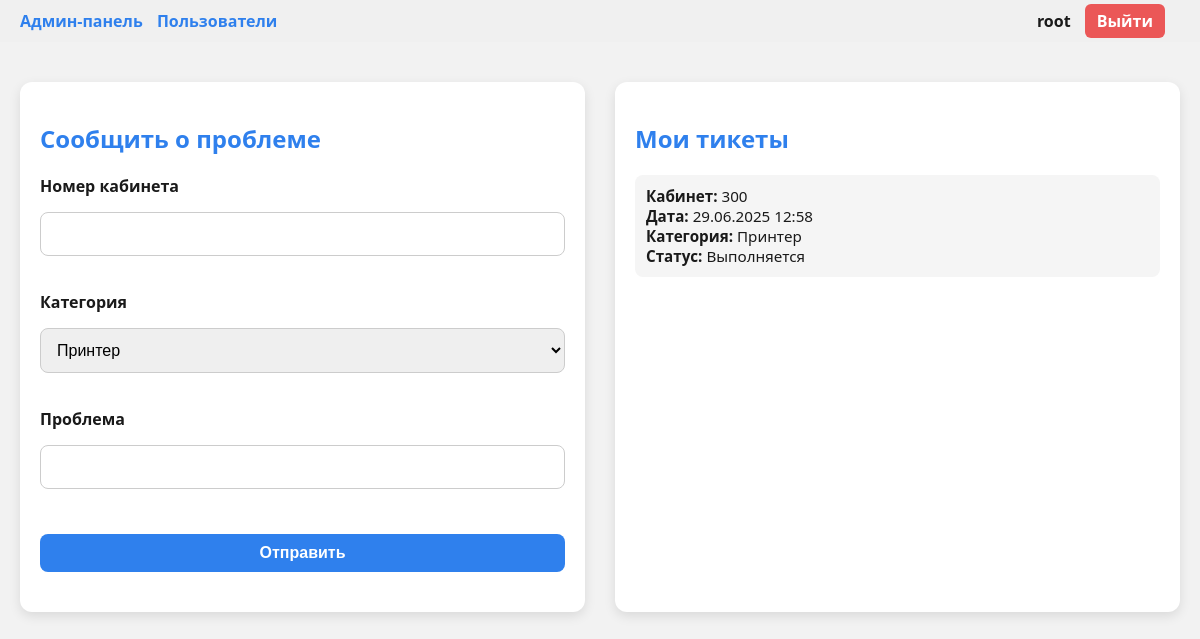
The app's page /submit (signed in), older data.
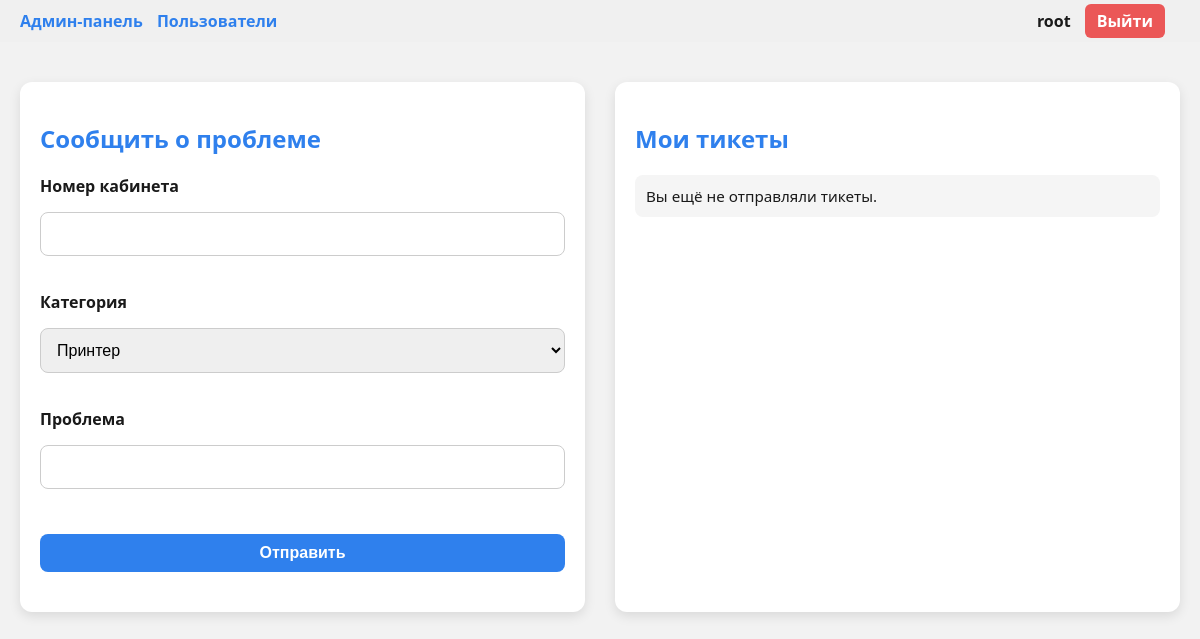
The same page, newer data.
### app/models.py (models this page shows, shortened)
class User(UserMixin, db.Model):
    id = db.Column(db.Integer, primary_key=True)
    username = db.Column(db.String(64), unique=True, nullable=False)
    password = db.Column(db.String(128), nullable=False)
    is_admin = db.Column(db.Boolean, default=False)
    is_super = db.Column(db.Boolean, default=False)
    admin_assigned_at = db.Column(db.DateTime, nullable=True)
    tickets = db.relationship('Ticket', backref='user', cascade="all, delete", passive_deletes=True)

class Ticket(db.Model):
    id = db.Column(db.Integer, primary_key=True)
    room = db.Column(db.String(10), nullable=False)
    category = db.Column(db.String(20), nullable=False)
    problem = db.Column(db.Text, nullable=False)
    timestamp = db.Column(db.DateTime, default=datetime.utcnow)
    status = db.Column(db.String(20), default='Выполняется')
    user_id = db.Column(db.Integer, db.ForeignKey('user.id'), nullable=False)

### app/routes.py (the view, shortened to what this page needs)
@routes_bp.route('/submit', methods=['GET', 'POST'])
@login_required
def submit_ticket():
    form = SubmitTicketForm()
    success = request.args.get('success') == '1'
    my_tickets = Ticket.query.filter_by(user_id=current_user.id).order_by(Ticket.timestamp.desc()).limit(10).all()
    return render_template('submit.html', form=form, my_tickets=my_tickets, success=success)

### app/forms.py
class SubmitTicketForm(FlaskForm):
    room = StringField("Номер кабинета", validators=[DataRequired()])
    category = SelectField("Категория", choices=[
        ('Принтер', 'Принтер'),
        ('Компьютер', 'Компьютер'),
        ('Смартфон', 'Смартфон'),
        ('Интернет', 'Интернет'),
        ('Доска', 'Доска'),
        ('Проектор', 'Проектор'),
        ('Иное', 'Иное'),
    ], validators=[DataRequired()])
    problem = StringField("Проблема", validators=[DataRequired()])
    submit = SubmitField("Отправить")

### app/__init__.py (called while the page is built)
def create_app():
    TEMPLATE_DIR = os.path.join(os.path.dirname(basedir), "templates")
    STATIC_DIR = os.path.join(os.path.dirname(basedir), "static")
    app = Flask(__name__, template_folder=TEMPLATE_DIR, static_folder=STATIC_DIR)
    app.config.from_object(Config)
    db.init_app(app)
    login_manager.init_app(app)
    socketio.init_app(app)
    @login_manager.user_loader
    def load_user(user_id):
        from app.models import User  # импорт здесь, чтобы избежать циклической зависимости
        return User.query.get(int(user_id))
    with app.app_context():
        from app import models  # 👈 импорт только здесь!
        db.create_all()
    from app.routes import routes_bp
    app.register_blueprint(routes_bp)
    return app, socketio

### templates/submit.html (shortened to what this page needs)
<!DOCTYPE html>
<html lang="ru">
<head>
  <link rel="stylesheet" href="{{ url_for('static', filename='submit.css') }}">
</head>
<body>
  {% include 'topbar.html' %}
  <div class="main-container">
    <div class="left-form card">
      <h2>Сообщить о проблеме</h2>
      <form method="POST">
        <div class="form-group">
          {{ form.room.label }} {{ form.room() }}
        </div>
        <div class="form-group">
          {{ form.category.label }} {{ form.category() }}
        </div>
        <div class="form-group">
          {{ form.problem.label }} {{ form.problem() }}
        </div>
        {{ form.submit(class="submit-btn") }}
      </form>
    </div>
    <div class="right-history card">
      <h3>Мои тикеты</h3>
      <ul class="ticket-history">
        {% for ticket in my_tickets %}
        <li class="ticket-item {% if ticket.status == 'Выполнено' %}done{% endif %}" data-id="{{ ticket.id }}">
          <div><strong>Кабинет:</strong> {{ ticket.room }}</div>
          <div><strong>Дата:</strong> {{ ticket.timestamp.strftime('%d.%m.%Y %H:%M') }}</div>
          <div><strong>Категория:</strong> {{ ticket.category }}</div>
          <div class="ticket-status"><strong>Статус:</strong> <span>{{ ticket.status }}</span></div>
        </li>
        {% else %}
        <li>Вы ещё не отправляли тикеты.</li>
        {% endfor %}
      </ul>
    </div>
  </div>
</body>
</html>

### templates/topbar.html (shortened to what this page needs)
{% if request.endpoint not in ['routes_bp.login', 'routes_bp.register'] %}
  <div class="topbar">
    <div class="left-links">
      {% if current_user.is_authenticated %}
        {% if current_user.is_admin and request.endpoint != 'routes_bp.admin_panel' %}
          <a href="{{ url_for('routes_bp.admin_panel') }}" class="topbar-btn">Админ-панель</a>
        {% endif %}
        {% if current_user.is_super and request.endpoint != 'routes_bp.users' %}
          <a href="{{ url_for('routes_bp.users') }}" class="topbar-btn">Пользователи</a>
        {% endif %}
      {% endif %}
    </div>
    <div class="right-links">
      {% if current_user.is_authenticated %}
        <span class="username">{{ current_user.username }}</span>
        <a href="{{ url_for('routes_bp.logout') }}" class="logout-btn">Выйти</a>
      {% endif %}
    </div>
  </div>
{% endif %}

### static/submit.css (style rules this page uses)
.main-container { display: flex; justify-content: space-between; padding: 20px; gap: 30px; flex-wrap: wrap; }
.left-form, .right-history { flex: 1; min-width: 300px; }
.card { background-color: #fff; padding: 20px; border-radius: 12px; box-shadow: 0 4px 12px rgba(0, 0, 0, 0.1); }
.form-group { margin-bottom: 15px; }
h3 { display: block; font-size: 1.5em; margin-block-start: 0.83em; margin-block-end: 0.83em; margin-inline-start: 0px; margin-inline-end: 0px; font-weight: bold; unicode-bidi: isolate; }
.submit-btn { background-color: #2F80ED; color: white; padding: 10px 20px; border: none; border-radius: 8px; font-weight: bold; cursor: pointer; transition: background-color 0.2s ease; }
.ticket-history { list-style: none; padding: 0; margin: 0; }
.ticket-history li { padding: 10px; margin-bottom: 12px; border-radius: 8px; background-color: #f5f5f5; font-size: 0.95rem; border: 1px solid transparent; }

### static/base.css (style rules this page uses)
body { margin: 0; padding: 0; font-family: 'Segoe UI', sans-serif; background-color: #F2F2F2; color: #1A1A1A; }
h1, h2, h3 { color: #2F80ED; }
input, select, textarea { width: 100%; padding: 12px; margin: 10px 0 20px; border: 1px solid #ccc; border-radius: 8px; font-size: 1rem; box-sizing: border-box; }
label { font-weight: 600; margin-bottom: 5px; display: inline-block; }
.topbar { display: flex; justify-content: space-between; align-items: center; padding: 10px 20px; background-color: #f0f0f0; font-size: 1rem; margin-bottom: 20px; }
.topbar a { text-decoration: none; margin-right: 15px; color: #2F80ED; font-weight: bold; }
.topbar a.logout-btn { background-color: #eb5757; color: white; padding: 6px 12px; border-radius: 6px; }
.topbar .username { margin-right: 10px; font-weight: bold; }
.left-links a { margin-right: 10px; }

Row changes from the older to the newer data that the page shows:
removed Ticket: room "300", timestamp "29.06.2025 12:58", category "Принтер", status "Выполняется"
Text that changed along with them:
text now shown: "Вы ещё не отправляли тикеты."
